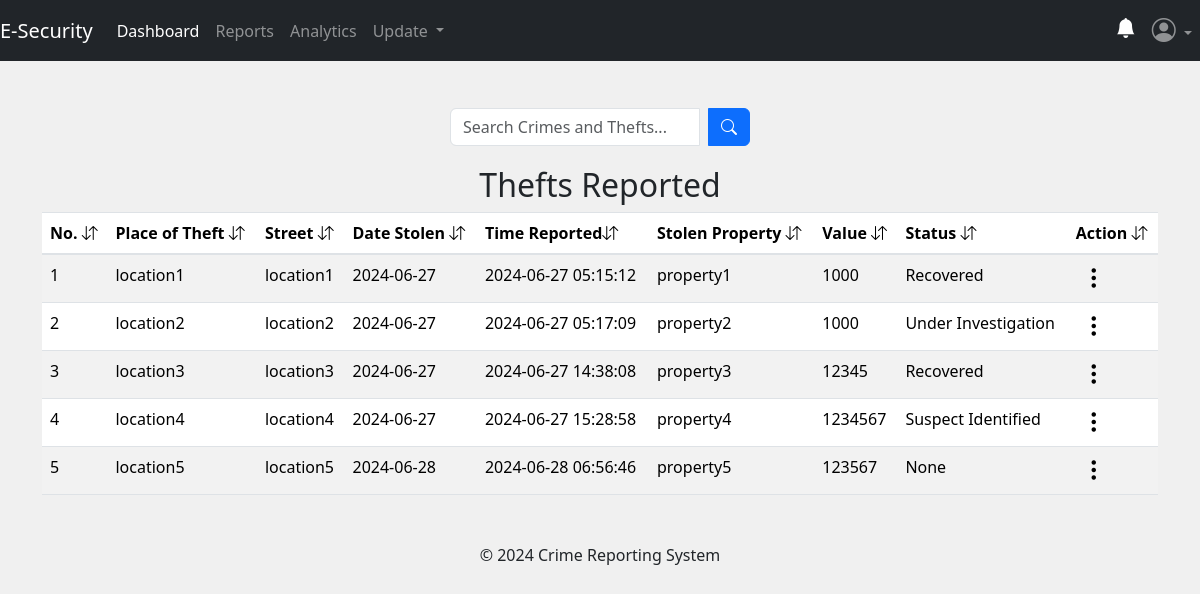
/admin/reports_status (signed in), run on an earlier commit of the app's database.
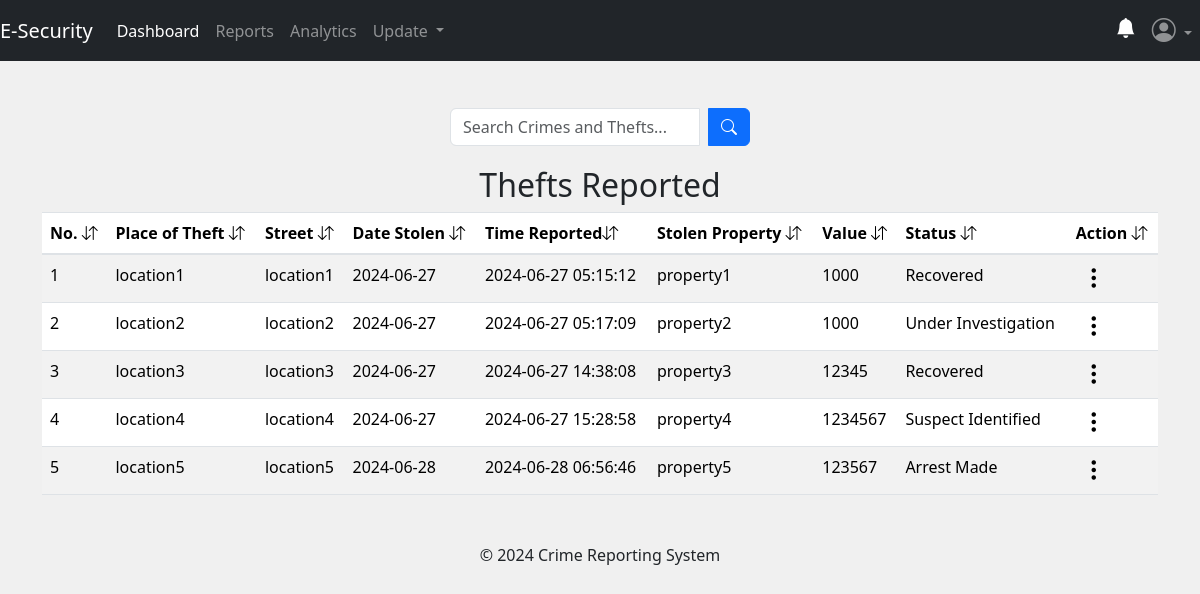
And on a later commit of the database.
### app/posts/models.py (models this page shows)
class Theft(db.Model, UserMixin):
    theft_id = db.Column(db.Integer, primary_key=True)
    place_of_theft = db.Column(db.String(50), nullable=False)
    street_address = db.Column(db.String(30), nullable=False)
    city = db.Column(db.String(10), nullable=False)
    date_of_theft = db.Column(db.String(10), nullable=False)
    reported_by = db.Column(db.String(10), nullable=True)
    phone_number = db.Column(db.String(10), nullable=False)
    value = db.Column(db.Integer, nullable=False)
    time_of_theft = db.Column(db.String(10), nullable=False)
    stolen_property = db.Column(db.Text, nullable=False)
    description = db.Column(db.Text, nullable=False)
    theft_status = db.Column(db.String(10), nullable=True)
    latitude = db.Column(db.Float)
    longitude = db.Column(db.Float)
    theft_file_upload = db.Column(db.Text, nullable=True)
    theft_file_name = db.Column(db.Text, nullable=True)
    theft_mimetype = db.Column(db.Text, nullable=True)
    date_theft_received = db.Column(db.DateTime, nullable=False, default=func.now())
    victim_id = db.Column(db.Integer, db.ForeignKey('user.id'))

### app/admins/routes.py (the view)
@admins.route('/admin/reports_status')
@admin_required
def reportStatus():
    search_theft = request.args.get('search_theft', '')
    try:
        if search_theft:
            thefts = Theft.query.filter(
                Theft.place_of_theft.ilike(f'%{search_theft}%') |
                Theft.street_address.ilike(f'%{search_theft}%') |
                Theft.date_of_theft.ilike(f'%{search_theft}%') |
                Theft.time_of_theft.ilike(f'%{search_theft}%') |
                Theft.date_theft_received.ilike(f'%{search_theft}%') |
                Theft.theft_status.ilike(f'%{search_theft}%')
            ).all()
        else:
            thefts = Theft.query.all()
    except:
        current_app.logger.error("Database error date_theft_received:")
        flash("No report with the keyword.", "warning")
        return redirect(url_for('admins.reportStatus'))
    return render_template('admin/reports_status.html', title='Reports Status', thefts=thefts)

### app/__init__.py (called while the page is built)
@login_manager.user_loader
def load_user(user_id):
    return models.User.query.get(user_id)

### app/admins/routes.py (called while the page is built)
def admin_required(f):
    @wraps(f)
    def decorated_function(*args, **kwargs):
        if not session.get('admin_id'):
            flash('You need to be logged in as an admin to access the page.', 'danger')
            return redirect(url_for('admins.adminIndex'))
        return f(*args, **kwargs)
    return decorated_function

### app/templates/admin/reports_status.html (shortened to what this page needs)
{% extends 'admin/layout.html' %}
{% block content %}
<div class="container">
<form method="GET" action="{{ url_for('admins.reportStatus') }}" class="search-form">
    <div class="input-group search-input">
        <input type="text" name="search_theft" class="form-control" placeholder="Search Crimes and Thefts...">
        <div class="input-group-append ms-2">
            <button type="submit" class="btn btn-primary">
                <i class="bi bi-search"></i>
            </button>
        </div>
    </div>
</form>
{% if thefts %}
<table class="table table-striped table-hover">
  <h2 style="text-align: center;">Thefts Reported</h2>
  <thead>
      <tr>
          <th scope="col">No. <i class="bi bi-arrow-down-up"></i></th>
          <th scope="col">Place of Theft <i class="bi bi-arrow-down-up"></i></th>
          <th scope="col">Street <i class="bi bi-arrow-down-up"></i></th>
          <th scope="col">Date Stolen <i class="bi bi-arrow-down-up"></i></th>
          <th scope="col">Time Reported<i class="bi bi-arrow-down-up"></i></th>
          <th scope="col">Stolen Property <i class="bi bi-arrow-down-up"></i></th>
          <th scope="col">Value <i class="bi bi-arrow-down-up"></i></th>
          <th scope="col">Status <i class="bi bi-arrow-down-up"></i></th>
          <th scope="col">Action <i class="bi bi-arrow-down-up"></i></th>
      </tr>
  </thead>
  <tbody>
      {% for theft in thefts %}
          <tr>
              <td>{{ loop.index }}</td>
              <td>{{ theft.place_of_theft }}</td>
              <td>{{ theft.street_address }}</td>
              <td>{{ theft.date_of_theft }}</td>
              <td>{{ theft.date_theft_received }}</td>
              <td>{{ theft.stolen_property }}</td>
              <td>{{ theft.value }}</td>
              <td>{{ theft.theft_status }}</td>
              <td>
                <div class="dropdown">
                    <button class="three-dots-btn" type="button" id="dropdownMenuButton{{ theft.theft_id }}" data-bs-toggle="dropdown" aria-expanded="false">
                        <i class="bi bi-three-dots-vertical h4"></i>
                    </button>
                </div>
              </td>
          </tr>
      {% endfor %}
  </tbody>
</table>
{% endif %}
</div>
{% endblock content %}

What changed in the data, as far as the page shows it:
changed Theft "location5": theft_status "None" → "Arrest Made"
